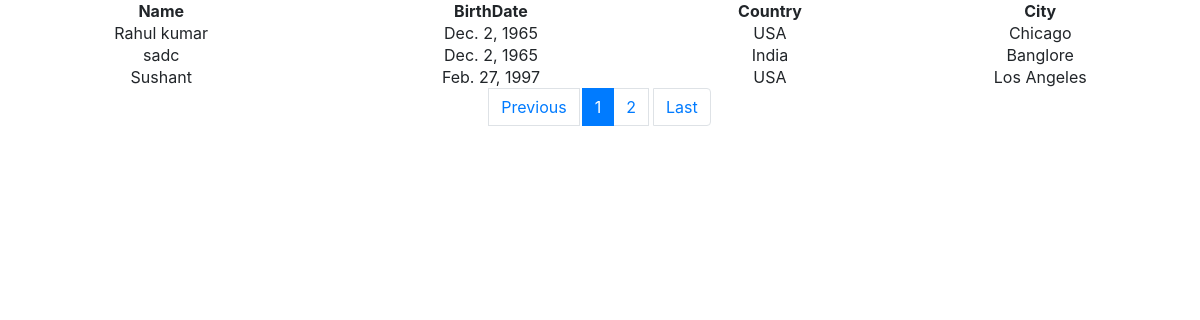
The app's page /person/ with its own data.
### book/models.py (models this page shows, shortened)
class Person(models.Model):
    name = models.CharField(max_length=100)
    birthdate = models.DateField(null=True, blank=True)
    country = models.ForeignKey(Country, on_delete=models.SET_NULL, null=True)
    city = models.ForeignKey(City, on_delete=models.SET_NULL, null=True)

class Country(models.Model):
    name = models.CharField(max_length=30)
    def __str__(self):
        return self.name

class City(models.Model):
    country = models.ForeignKey(Country, on_delete=models.CASCADE)
    name = models.CharField(max_length=30)
    def __str__(self):
        return self.name

### book/views.py (the view)
# urls.py: path('person/',views.person_list_pagination,name='person_list'),
def person_list_pagination(request):
    persons=Person.objects.all()
    page = request.GET.get('page', 1)
    paginator = Paginator(persons, 3)
    try:
        users = paginator.page(page)
    except PageNotAnInteger:
        users = paginator.page(1)
    except EmptyPage:
        users = paginator.page(paginator.num_pages)
    return render(request,'person_list.html',{'persons':persons,'users':users})

### book/templates/person_list.html (shortened to what this page needs)
 <html lang="en">
<head>
  <link rel="stylesheet" href="https://maxcdn.bootstrapcdn.com/bootstrap/4.3.1/css/bootstrap.min.css">
</head>
<body>
<table id="example" style="width: 100%">
	<thead>
		<tr style="text-align: center;" >
			<th> Name </th>
			<th> BirthDate </th>
			<th> Country </th>
			<th> City </th>
		</tr>
  </thead>
		<tbody>
    {% for person in users %}
    <tr style="text-align: center;">
			<td>{{person.name}}</td>
			<td>{{person.birthdate}}</td>
			<td>{{person.country}}</td>
			<td>{{person.city}}</td>
		</tr>
		{% endfor %}
    </tbody>
</table>
{% if users.has_other_pages %}
  <ul class="pagination justify-content-center">
    {% if users.has_previous %}
      <li class="page-item" >
    <a class="page-link"  href="?page={{ users.first_page }}">Previous </a></li>
    {% else %}
      <li  class="page-link disabled" style="margin-inline-end: 3px; "><span>Previous </span></li>
    {% endif %}
    {% for i in users.paginator.page_range %}
      {% if users.number == i %}
        <li class="page-item active">
        <span class="page-link" >{{ i }} </span></li>
      {% else %}
        <li style="margin-inline-end: 5px;">
        <a class="page-link" href="?page={{ i }}">{{ i }}</a></li>
      {% endif %}
    {% endfor %}
    {% if users.has_next %}
      <li class="page-item" >
    <a class="page-link"  href="?page={{ users.end_index }}">Last</a></li>
    {% else %}
      <li class="page-link disabled" style="margin-inline-end: 3px;">
        <span>Last</span></li>
    {% endif %}
  </ul>
{% endif %}
</body>
</html>

### records on screen
Person: name "Sushant", birthdate "Feb. 27, 1997", country "USA", city "Los Angeles"
Person: name "Rahul kumar", birthdate "Dec. 2, 1965", country "USA", city "Chicago"
Person: name "sadc", birthdate "Dec. 2, 1965", country "India", city "Banglore"

### other values on screen
{{ i }} "1"
{{ i }} "2"
